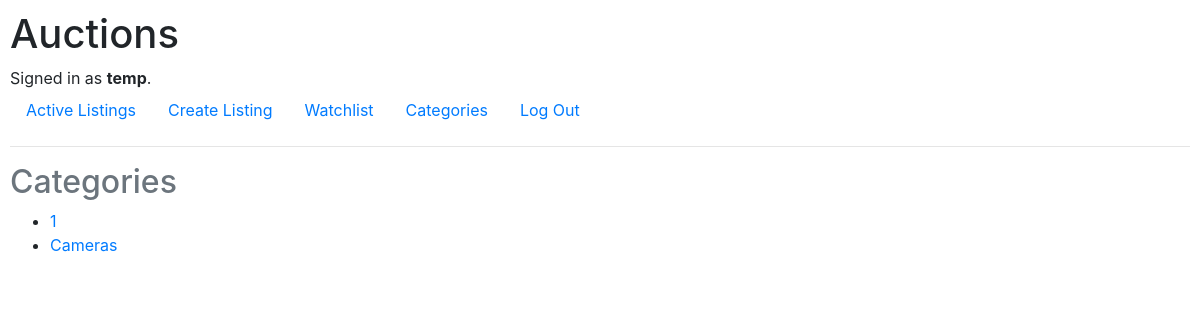
The page /categories (signed in) on the database as committed earlier.
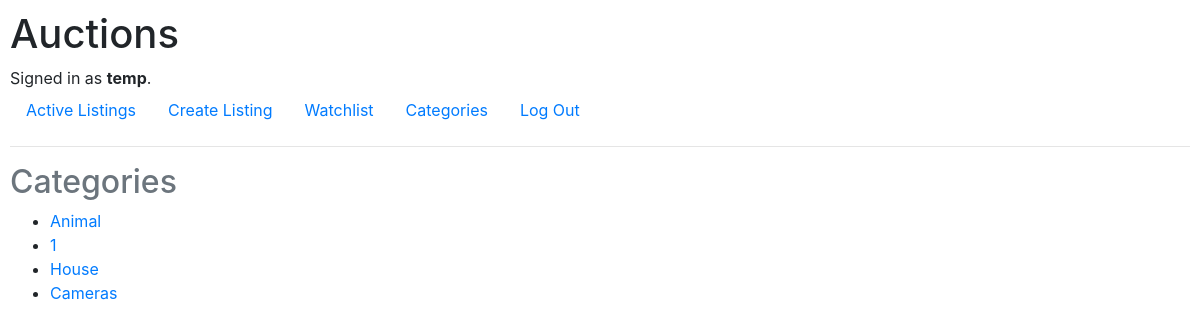
The same page on the database as committed later.
### auctions/models.py (models this page shows, shortened)
class User(AbstractUser):
    watchlist = models.ManyToManyField("Auction_listing", blank=True, related_name="watchers")

class Auction_listing(models.Model):
    listing_title = models.CharField(max_length=64)
    description = models.CharField(max_length=500)
    image_url = models.URLField(max_length=50000)
    seller = models.ForeignKey(User, on_delete=models.CASCADE, related_name="seller")
    winner = models.ForeignKey(User, on_delete=models.CASCADE, related_name="winner", null=True)
    closed = models.BooleanField(default=False)
    category = models.CharField(max_length=32)

### auctions/views.py (the view)
# urls.py: path("categories", views.categories, name="categories"),
def categories(request):
    listing_objs = Auction_listing.objects.all()
    categories = []
    for listing_obj in listing_objs:
        category = listing_obj.category
        if category not in categories:
            categories.append(category)
    return render(request, "auctions/categories.html", {
        "categories":categories
    })

### auctions/templates/auctions/categories.html
{% extends "auctions/layout.html" %}
{% block body %}
<h2 class="text-muted">Categories</h2>
<ul>
    {% for category in categories %}
    {% if category != "" %}
    <li><a href="{% url 'category' category %}">{{ category }}</a></li>
    {% endif %}
    {% endfor %}
</ul>
{% endblock %}

### auctions/templates/auctions/layout.html (shortened to what this page needs)
{% load static %}
<!DOCTYPE html>
<html lang="en">
    <head>
        <link rel="stylesheet" href="https://stackpath.bootstrapcdn.com/bootstrap/4.4.1/css/bootstrap.min.css">
        <link href="{% static 'auctions/styles.css' %}" rel="stylesheet">
    </head>
    <body>
        <h1>Auctions</h1>
        <div>
            {% if user.is_authenticated %}
                Signed in as <strong>{{ user.username }}</strong>.
            {% else %}
                Not signed in.
            {% endif %}
        </div>
        <ul class="nav">
            <li class="nav-item">
                <a class="nav-link" href="{% url 'index' %}">Active Listings</a>
            </li>
            {% if user.is_authenticated %}
                <li class="nav-item">
                    <a class="nav-link" href="{% url 'create_listing' %}">Create Listing</a>
                </li>
                <li class="nav-item">
                    <a class="nav-link" href="{% url 'watchlist' %}">Watchlist</a>
                </li>
                <li class="nav-item">
                    <a class="nav-link" href="{% url 'categories' %}">Categories</a>
                </li>
                <li class="nav-item">
                    <a class="nav-link" href="{% url 'logout' %}">Log Out</a>
                </li>
            {% endif %}
        </ul>
        <hr>
        {% block body %}
        {% endblock %}
    </body>
</html>

### auctions/static/auctions/styles.css (style rules this page uses)
body { padding: 10px; }

Rows that differ between the two databases and show on the page:
now on this page (row edited): Auction_listing: categories "Animal"
changed Auction_listing: category "1" → "Animal" (drawn)
now on this page (row edited): Auction_listing: categories "House"
changed Auction_listing: category empty → "House" (drawn)
